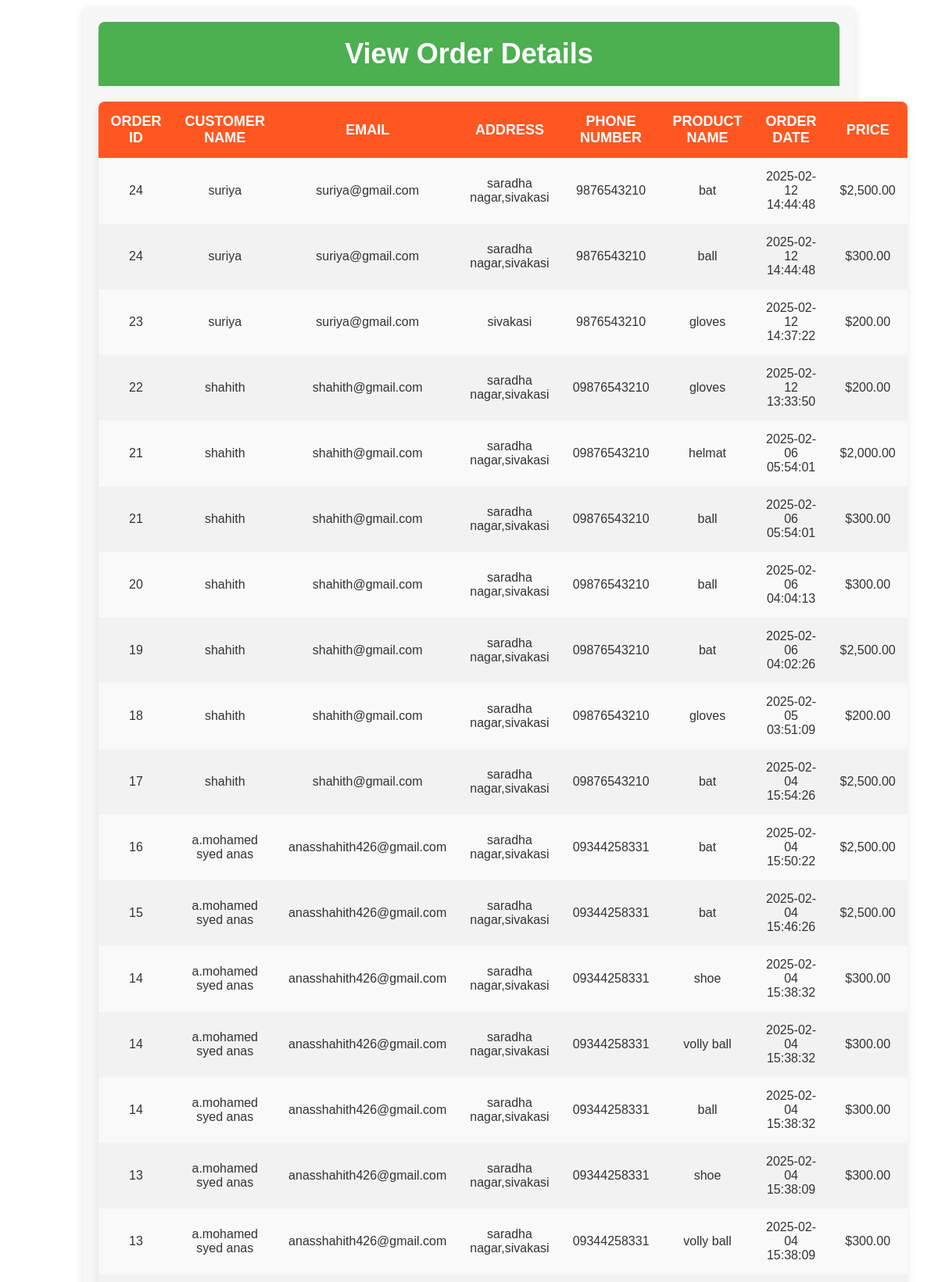
Page /view_order_details.php (upper part) on the committed database.
### tables this page shows
CREATE TABLE `order_items` (
  `id` int(11) NOT NULL,
  `order_id` int(11) DEFAULT NULL,
  `product_id` int(11) DEFAULT NULL,
  `quantity` int(11) DEFAULT NULL,
  `price` decimal(10,2) DEFAULT NULL,
  `total_price` decimal(10,2) DEFAULT NULL
);

CREATE TABLE `orders` (
  `id` int(11) NOT NULL,
  `name` varchar(255) DEFAULT NULL,
  `email` varchar(255) DEFAULT NULL,
  `address` text DEFAULT NULL,
  `mobile` varchar(15) DEFAULT NULL,
  `order_date` timestamp NOT NULL DEFAULT current_timestamp()
);

CREATE TABLE `products` (
  `id` int(11) NOT NULL,
  `name` varchar(255) NOT NULL,
  `description` text DEFAULT NULL,
  `price` decimal(10,2) NOT NULL,
  `quantity` int(11) NOT NULL,
  `image` varchar(255) NOT NULL
);

### view_order_details.php (the view, shortened to what this page needs)
<?php
$conn = new mysqli('localhost', 'root', '', 'project');
$sql = "SELECT o.id AS order_id, o.name, o.email, o.address, o.mobile, oi.product_id, p.name AS product_name, o.order_date, oi.total_price
        FROM orders o
        JOIN order_items oi ON o.id = oi.order_id
        JOIN products p ON oi.product_id = p.id
        ORDER BY o.order_date DESC";
$result = $conn->query($sql);
$orders = [];
while ($row = $result->fetch_assoc()) {
    $orders[] = $row;
}
?>
<!DOCTYPE html>
<html lang="en">
<head>
    <link rel="stylesheet" href="sales_details.css">
</head>
<body>
    <div class="container">
        <header>
            <h1>View Order Details</h1>
        </header>
        <table>
            <thead>
                <tr>
                    <th>Order ID</th>
                    <th>Customer Name</th>
                    <th>Email</th>
                    <th>Address</th>
                    <th>Phone Number</th>
                    <th>Product Name</th>
                    <th>Order Date</th>
                    <th>Price</th>
                </tr>
            </thead>
            <tbody>
                <?php
                if (count($orders) > 0) {
                    foreach ($orders as $order) {
                        echo "<tr>
                                <td>" . $order['order_id'] . "</td>
                                <td>" . $order['name'] . "</td>
                                <td>" . $order['email'] . "</td>
                                <td>" . $order['address'] . "</td>
                                <td>" . $order['mobile'] . "</td>
                                <td>" . $order['product_name'] . "</td>
                                <td>" . $order['order_date'] . "</td>
                                <td>$" . number_format($order['total_price'], 2) . "</td>
                              </tr>";
                    }
                } else {
                    echo "<tr><td colspan='8'>No orders found</td></tr>";
                }
                ?>
            </tbody>
        </table>
    </div>
</body>
</html>

### sales_details.css (style rules this page uses)
.container { width: 80%; margin: 0 auto; padding: 20px; font-family: 'Arial', sans-serif; background-color: #f7f7f7; border-radius: 8px; box-shadow: 0 4px 12px rgba(0, 0, 0, 0.1); }
header { text-align: center; padding: 20px 0; background-color: #4CAF50; color: white; border-radius: 8px 8px 0 0; }
header h1 { font-size: 36px; margin: 0; }
table { width: 100%; border-collapse: collapse; margin-top: 20px; background-color: #fff; border-radius: 8px; overflow: hidden; box-shadow: 0 2px 10px rgba(0, 0, 0, 0.1); }
th { background-color: #FF5722; color: white; font-weight: bold; padding: 15px; font-size: 18px; text-transform: uppercase; }
td { text-align: center; padding: 15px; font-size: 16px; background-color: #f9f9f9; color: #333; }
tr:nth-child(even) td { background-color: #f2f2f2; }

### rows in the picture
order_items: order "24", order.name "suriya", order.email "suriya@gmail.com", order.address "saradha nagar,sivakasi", order.mobile "9876543210", product.name "bat", order.order_date "2025-02-12 14:44:48", total_price "2,500.00"
order_items: order "24", order.name "suriya", order.email "suriya@gmail.com", order.address "saradha nagar,sivakasi", order.mobile "9876543210", product.name "ball", order.order_date "2025-02-12 14:44:48", total_price "300.00"
order_items: order "23", order.name "suriya", order.email "suriya@gmail.com", order.address "sivakasi", order.mobile "9876543210", product.name "gloves", order.order_date "2025-02-12 14:37:22", total_price "200.00"
order_items: order "22", order.name "shahith", order.email "shahith@gmail.com", order.address "saradha nagar,sivakasi", order.mobile "09876543210", product.name "gloves", order.order_date "2025-02-12 13:33:50", total_price "200.00"
order_items: order "21", order.name "shahith", order.email "shahith@gmail.com", order.address "saradha nagar,sivakasi", order.mobile "09876543210", product.name "helmat", order.order_date "2025-02-06 05:54:01", total_price "2,000.00"
order_items: order "21", order.name "shahith", order.email "shahith@gmail.com", order.address "saradha nagar,sivakasi", order.mobile "09876543210", product.name "ball", order.order_date "2025-02-06 05:54:01", total_price "300.00"
order_items: order "20", order.name "shahith", order.email "shahith@gmail.com", order.address "saradha nagar,sivakasi", order.mobile "09876543210", product.name "ball", order.order_date "2025-02-06 04:04:13", total_price "300.00"
order_items: order "19", order.name "shahith", order.email "shahith@gmail.com", order.address "saradha nagar,sivakasi", order.mobile "09876543210", product.name "bat", order.order_date "2025-02-06 04:02:26", total_price "2,500.00"
order_items: order "18", order.name "shahith", order.email "shahith@gmail.com", order.address "saradha nagar,sivakasi", order.mobile "09876543210", product.name "gloves", order.order_date "2025-02-05 03:51:09", total_price "200.00"
order_items: order "17", order.name "shahith", order.email "shahith@gmail.com", order.address "saradha nagar,sivakasi", order.mobile "09876543210", product.name "bat", order.order_date "2025-02-04 15:54:26", total_price "2,500.00"
order_items: order "16", order.name "a.mohamed syed anas", order.email "anasshahith426@gmail.com", order.address "saradha nagar,sivakasi", order.mobile "09344258331", product.name "bat", order.order_date "2025-02-04 15:50:22", total_price "2,500.00"
order_items: order "15", order.name "a.mohamed syed anas", order.email "anasshahith426@gmail.com", order.address "saradha nagar,sivakasi", order.mobile "09344258331", product.name "bat", order.order_date "2025-02-04 15:46:26", total_price "2,500.00"
order_items: order "14", order.name "a.mohamed syed anas", order.email "anasshahith426@gmail.com", order.address "saradha nagar,sivakasi", order.mobile "09344258331", product.name "shoe", order.order_date "2025-02-04 15:38:32", total_price "300.00"
order_items: order "14", order.name "a.mohamed syed anas", order.email "anasshahith426@gmail.com", order.address "saradha nagar,sivakasi", order.mobile "09344258331", product.name "volly ball", order.order_date "2025-02-04 15:38:32", total_price "300.00"
order_items: order "14", order.name "a.mohamed syed anas", order.email "anasshahith426@gmail.com", order.address "saradha nagar,sivakasi", order.mobile "09344258331", product.name "ball", order.order_date "2025-02-04 15:38:32", total_price "300.00"
order_items: order "13", order.name "a.mohamed syed anas", order.email "anasshahith426@gmail.com", order.address "saradha nagar,sivakasi", order.mobile "09344258331", product.name "shoe", order.order_date "2025-02-04 15:38:09", total_price "300.00"
order_items: order "13", order.name "a.mohamed syed anas", order.email "anasshahith426@gmail.com", order.address "saradha nagar,sivakasi", order.mobile "09344258331", product.name "volly ball", order.order_date "2025-02-04 15:38:09", total_price "300.00"
